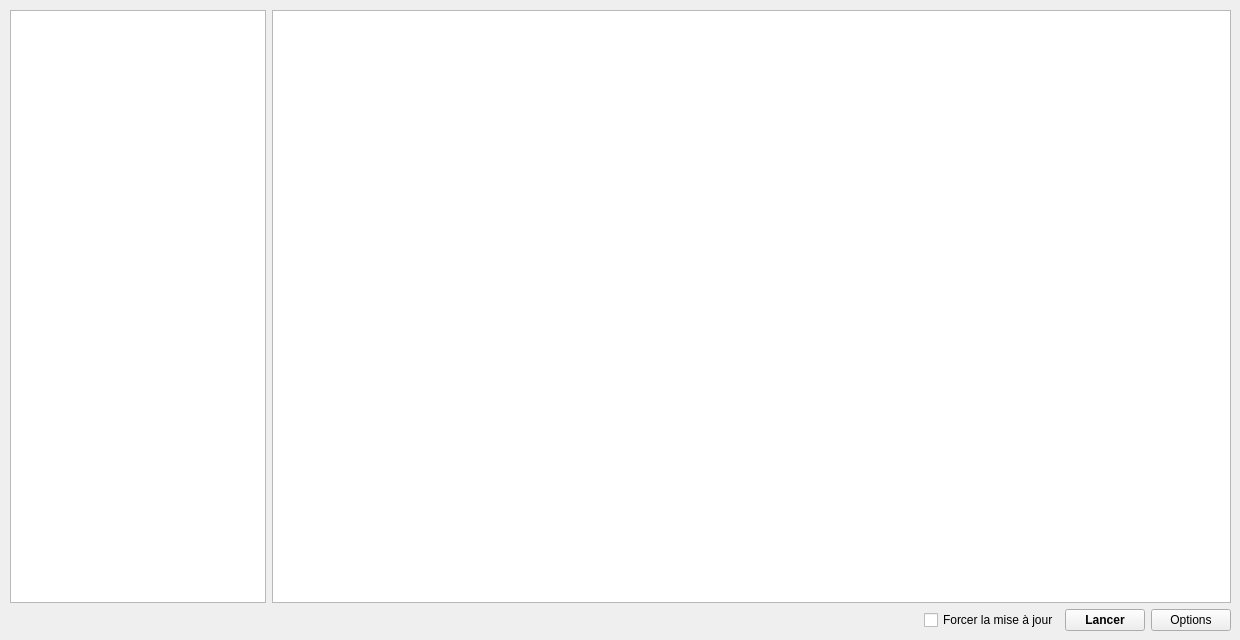
<?xml version="1.0" encoding="UTF-8"?>
<ui version="4.0">
 <class>Launcher</class>
 <widget class="QWidget" name="Launcher">
  <property name="geometry">
   <rect>
    <x>0</x>
    <y>0</y>
    <width>1240</width>
    <height>640</height>
   </rect>
  </property>
  <property name="windowTitle">
   <string>EMP Launcher</string>
  </property>
  <widget class="QWidget" name="verticalLayoutWidget">
   <property name="geometry">
    <rect>
     <x>10</x>
     <y>10</y>
     <width>1221</width>
     <height>621</height>
    </rect>
   </property>
   <layout class="QVBoxLayout" name="mainLayout">
    <property name="sizeConstraint">
     <enum>QLayout::SetNoConstraint</enum>
    </property>
    <item>
     <layout class="QHBoxLayout" name="lists">
      <property name="sizeConstraint">
       <enum>QLayout::SetMinAndMaxSize</enum>
      </property>
      <item>
       <widget class="QListWidget" name="availableModpack">
        <property name="enabled">
         <bool>true</bool>
        </property>
        <property name="sizePolicy">
         <sizepolicy hsizetype="Minimum" vsizetype="Expanding">
          <horstretch>0</horstretch>
          <verstretch>0</verstretch>
         </sizepolicy>
        </property>
       </widget>
      </item>
      <item>
       <widget class="QListWidget" name="news"/>
      </item>
     </layout>
    </item>
    <item>
     <layout class="QHBoxLayout" name="controls">
      <item>
       <spacer name="horizontalSpacer">
        <property name="orientation">
         <enum>Qt::Horizontal</enum>
        </property>
        <property name="sizeHint" stdset="0">
         <size>
          <width>40</width>
          <height>20</height>
         </size>
        </property>
       </spacer>
      </item>
      <item alignment="Qt::AlignRight">
       <widget class="QCheckBox" name="forceUpdate">
        <property name="sizePolicy">
         <sizepolicy hsizetype="Fixed" vsizetype="Fixed">
          <horstretch>0</horstretch>
          <verstretch>0</verstretch>
         </sizepolicy>
        </property>
        <property name="layoutDirection">
         <enum>Qt::LeftToRight</enum>
        </property>
        <property name="text">
         <string>Forcer la mise à jour</string>
        </property>
       </widget>
      </item>
      <item alignment="Qt::AlignRight">
       <widget class="QPushButton" name="launch">
        <property name="sizePolicy">
         <sizepolicy hsizetype="Fixed" vsizetype="Fixed">
          <horstretch>0</horstretch>
          <verstretch>0</verstretch>
         </sizepolicy>
        </property>
        <property name="font">
         <font>
          <weight>75</weight>
          <bold>true</bold>
         </font>
        </property>
        <property name="layoutDirection">
         <enum>Qt::LeftToRight</enum>
        </property>
        <property name="text">
         <string>Lancer</string>
        </property>
       </widget>
      </item>
      <item alignment="Qt::AlignRight">
       <widget class="QPushButton" name="pushButton">
        <property name="sizePolicy">
         <sizepolicy hsizetype="Fixed" vsizetype="Fixed">
          <horstretch>0</horstretch>
          <verstretch>0</verstretch>
         </sizepolicy>
        </property>
        <property name="text">
         <string>Options</string>
        </property>
       </widget>
      </item>
     </layout>
    </item>
   </layout>
  </widget>
 </widget>
 <resources/>
 <connections/>
</ui>
